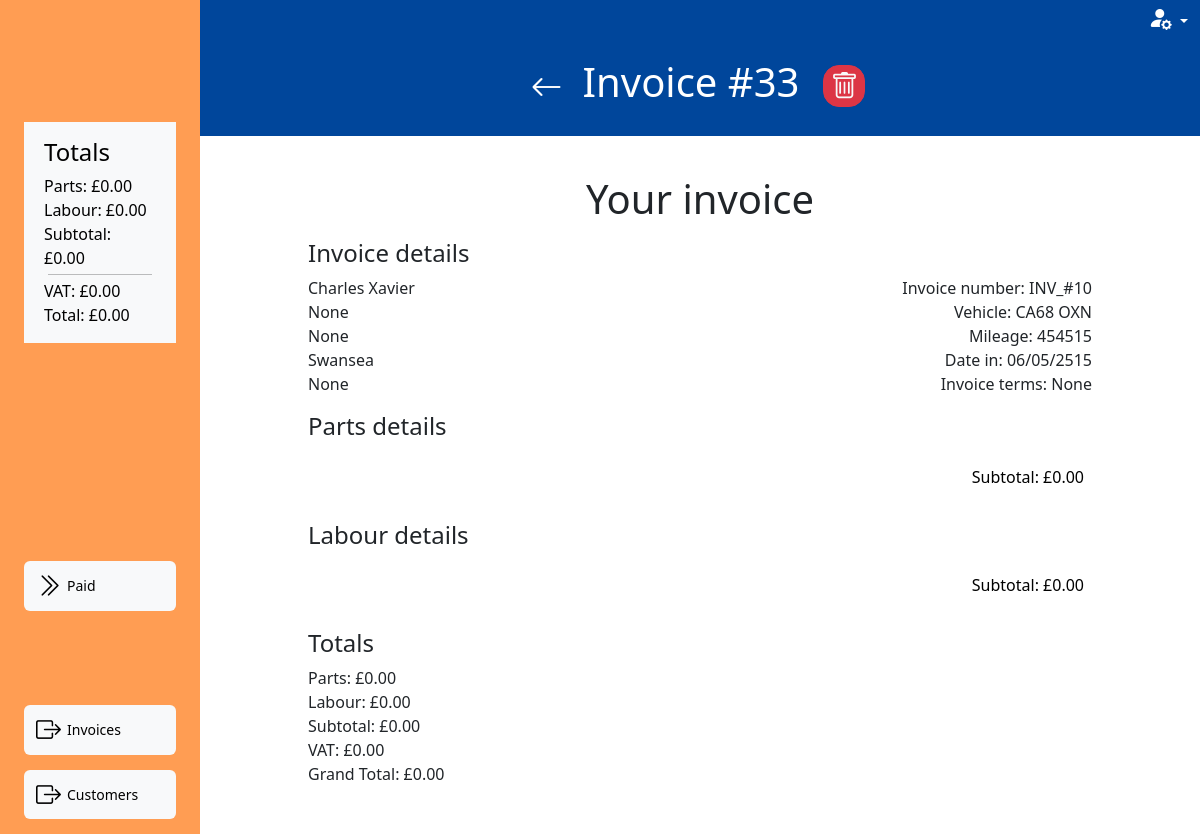
Page /invoices/invoice_select/1c1d1e6b7e47 on the committed database.
### invoice/models.py (models this page shows, shortened)
class Invoice(models.Model):
    class InvoiceStatus(models.IntegerChoices):
        WORK_ON_HOLD = 1, 'Work on hold'
        OPEN = 2, 'Open'
        READY_FOR_PROCESSING = 3, 'Ready for processing'
        READY_FOR_VERIFICATION = 4, 'Ready for verification'
        SENT_TO_CUSTOMER = 5, 'Sent to customer'
        COMPLETE = 6, 'Complete'
    inv_number = models.CharField(
        max_length=10, null=True, editable=False)
    inv_integer = models.PositiveIntegerField(null=True, editable=False)
    customer = models.ForeignKey(
        Customer, on_delete=models.PROTECT, related_name='invoices',
        blank=True, null=True)
    vehicle = models.ForeignKey(
        Vehicle, on_delete=models.PROTECT, related_name='invoices',
        blank=True, null=True)
    date_in = models.DateTimeField(blank=True, null=True)
    mileage = models.PositiveIntegerField(blank=True, null=True)
    status = models.PositiveSmallIntegerField(
        choices=InvoiceStatus.choices, blank=True, null=True)
    active = models.BooleanField(default=True, blank=True, null=True)
    parts_total = models.PositiveIntegerField(blank=True, null=True)
    labour_total = models.PositiveIntegerField(blank=True, null=True)
    subtotal = models.PositiveIntegerField(blank=True, null=True)
    vat_total = models.PositiveIntegerField(blank=True, null=True)
    grand_total = models.PositiveIntegerField(blank=True, null=True)
    slug = models.SlugField(max_length=100, unique=True, blank=False, null=False)
    unique_id = models.CharField(null=True, blank=True, max_length=100)
    def __str__(self):
        if self.inv_integer:
            result = f'{self.customer} - {self.vehicle} - {self.inv_number}'
        elif self.customer and self.vehicle:
            result = f'{self.customer} - {self.vehicle} - ({self.unique_id})'
        elif self.customer or self.vehicle:
            result = f'{self.customer or self.vehicle} - ({self.unique_id})'
        else:
            result = f'Blank invoice - ({self.unique_id})'
        return result

### customer/models.py (models this page shows, shortened)
class Customer(models.Model):
    class CustomerType(models.IntegerChoices):
        TRADE = 1, 'Trade'
        PRIVATE = 2, 'Private'
    class PaymentTerms(models.IntegerChoices):
        PIA = 1, 'Payment in advance'
        NET_7 = 2, '7 days'
        NET_14 = 3, '14 days'
        NET_30 = 4, '30 days'
        NET_60 = 5, '60 days'
    name = models.CharField(max_length=20, blank=False, null=False)
    friendly_name = models.CharField(max_length=10, blank=True, null=True)
    type = models.PositiveSmallIntegerField(
        choices=CustomerType.choices, blank=True, null=True)
    address_line_1 = models.CharField(max_length=27, blank=True, null=True)
    address_line_2 = models.CharField(max_length=27, blank=True, null=True)
    city_region = models.CharField(max_length=27, blank=True, null=True)
    postcode = models.CharField(max_length=10, blank=True, null=True)
    contact_number_primary = models.CharField(max_length=20, blank=True, null=True)
    email = models.CharField(max_length=20, blank=True, null=True)
    payment_terms = models.PositiveSmallIntegerField(
        choices=PaymentTerms.choices, blank=True, null=True)
    active = models.BooleanField(default=True, blank=True, null=True)
    slug = models.SlugField(max_length=100, unique=True, blank=False, null=False)
    def __str__(self):
        return self.name

class Vehicle(models.Model):
    customer = models.ForeignKey(
        Customer, blank=False, null=False, on_delete=models.CASCADE)
    registration = models.CharField(max_length=10, null=False, blank=False)
    make = models.CharField(max_length=27, blank=True, null=True)
    model = models.CharField(max_length=27, blank=True, null=True)
    active = models.BooleanField(default=True, blank=True, null=True)
    slug = models.SlugField(max_length=100, unique=True, blank=False, null=False)
    def __str__(self):
        return self.registration

### invoice/views.py (the view)
# urls.py: path('invoice_select/<slug:slug>', views.invoice_summary, name='invoice_summary'),
def invoice_summary(request, slug):
    invoice = get_object_or_404(Invoice, slug=slug)
    invoice_form = InvoiceForm(instance=invoice)
    parts = Part.objects.filter(invoice=invoice.id)
    part_formset = PartFormSet(queryset=parts, instance=invoice, prefix='parts')
    part_formset.helper = BasePartFormSetHelper()
    labour = Labour.objects.filter(invoice=invoice.id)
    labour_formset = LabourFormSet(queryset=labour, instance=invoice, prefix='labour')
    labour_formset.helper = BaseLabourFormSetHelper()
    if request.method == 'POST':
        if 'parts-TOTAL_FORMS' in request.POST:
            part_formset = PartFormSet(request.POST, queryset=parts, instance=invoice, prefix='parts')
            if part_formset.is_valid():
                instances = part_formset.save(commit=False)
                for form in part_formset:
                    if form.cleaned_data.get('DELETE'):
                        instance=form.instance
                        instance.delete()
                    else:
                        part_formset.save()
                messages.success(request, 'Parts changes saved successfully.')
                return redirect('invoice_summary', slug=slug)
            else:
                messages.error(request, 'Parts form validation failed. Please check your input.')
                return redirect(reverse('invoice_summary', args=[invoice.slug]))
        elif 'labour-TOTAL_FORMS' in request.POST:
            labour = Labour.objects.filter(invoice=invoice.id)
            labour_formset = LabourFormSet(request.POST, queryset=labour, instance=invoice, prefix='labour')
            if labour_formset.is_valid():
                instances = labour_formset.save(commit=False)
                for form in labour_formset:
                    if form.cleaned_data.get('DELETE'):
                        instance = form.instance
                        instance.delete()
                    else:
                        form.save()
                messages.success(request, 'Labour changes saved successfully.')
                return redirect('invoice_summary', slug=slug)
            else:
                messages.error(request, 'Labour form validation failed. Please check your input.')
                return redirect(reverse('invoice_summary', args=[invoice.slug]))
    else:
        part_formset = PartFormSet(queryset=parts, instance=invoice, prefix='parts')
        part_formset.helper = BasePartFormSetHelper()
        labour_formset = LabourFormSet(queryset=labour, instance=invoice, prefix='labour')
        labour_formset.helper = BaseLabourFormSetHelper()
    status_class_map = {
        1: 'light',
        2: 'success',
        3: 'warning',
        4: 'danger',
        5: 'light'
    }
    context = {
        'item': invoice,
        'previous_url': 'invoice_list',
        'part_formset': part_formset,
        'labour_formset': labour_formset,
        'parts_list': parts,
        'labour_list': labour,
        'edit_invoice_form': invoice_form,
        'status_class_map': status_class_map,
        'available_status_map': available_status_full_dict_map
    }
    return render(request, 'invoice/invoice_summary.html', context)

### invoice/templates/invoice/invoice_summary.html (shortened to what this page needs)
{% extends "base_dashboard.html" %}
{% load static %}
{% load crispy_forms_tags %}
{% load custom_tags %}
{% block css %}
{{block.super}}
<link rel="stylesheet" href="{% static 'invoice/css/invoice.css' %}">
{% endblock %}
{% block page_heading %}Invoice #{{item.id}}{% endblock %}
{% block side_menu_top %}
<div class=" bg-light text-black align-self-center flex-fill mt-5">
   <div class="d-md-block d-none px-1  m-3">
    <h4 class="mb-2">Totals</h4>
    <div>
        {% include "includes/invoice_totals.html" %}
    </div>
</div>
</div>
{% endblock %}
{% block side_menu_action_items %}
<form action="{% url 'invoice_list' %}" method="POST" id="invoice_change_status">
    {% with available_status=item.status|get_dict_value:available_status_map %}
        {% for key, desc in available_status.items %}
            {% if key < item.status %}
            {% else %}
            <button type="submit" name="status" value="{{key}}"
                class="btn btn-{{ item.status|get_dict_value:status_class_map }} side-menu-link">
                <i class="bi bi-chevron-double-right"></i>{{desc}}
            </button>
            {% endif %}
        {% endfor %}
    {% endwith %}
</form>
{% endblock side_menu_action_items %}
{% block side_menu_nav_items %}
<a href="{% url 'invoice_list' %}" class="btn side-menu-link btn-light"><i
        class="bi bi-box-arrow-right"></i><span>Invoices</span></a>
<a href="{% url 'customer_list' %}" class="btn side-menu-link btn-light"><i
        class="bi bi-box-arrow-right"></i><span>Customers</span></a>
{% endblock side_menu_nav_items %}
{% block dashboard_content %}
{% if item.status < 5 %}
<div class="invoice-container mb-5">
    <div class="accordion mb-4" id="invoice-accordion">
        <div class="accordion-item">
            <h2 class="accordion-header">
                <button class="accordion-button collapsed" type="button" data-bs-toggle="collapse"
                    data-bs-target="#invoice-accordion-collapseOne" aria-expanded="true"
                    aria-controls="invoice-accordion-collapseOne">
                    Invoice Details
                </button>
            </h2>
            <div id="invoice-accordion-collapseOne" class="accordion-collapse collapse">
                <div class="accordion-body">
                    {% crispy edit_invoice_form %}
                </div>
            </div>
        </div>
        <div class="accordion-item">
            <h2 class="accordion-header">
                <button class="accordion-button" type="button" data-bs-toggle="collapse"
                    data-bs-target="#panelsStayOpen-collapseTwo" aria-expanded="true"
                    aria-controls="panelsStayOpen-collapseTwo">
                    Parts
                </button>
            </h2>
            <div id="panelsStayOpen-collapseTwo" class="accordion-collapse collapse show">
                <div class="accordion-body">
                    <form method="POST" action="{% url 'invoice_summary' slug=item.slug %}">
                        <div>
                            {{ part_formset.management_form }}
                            {% crispy part_formset %}
                            <div class="row">
                                <div class="col-12">
                                    <button type="submit" class="btn btn-primary float-end">Save</button>
                                </div>
                            </div>
                        </div>
                    </form>
                </div>
            </div>
        </div>
        <div class="accordion-item">
            <h2 class="accordion-header">
                <button class="accordion-button" type="button" data-bs-toggle="collapse"
                    data-bs-target="#panelsStayOpen-collapseThree" aria-expanded="false"
                    aria-controls="panelsStayOpen-collapseThree">
                    Labour
                </button>
            </h2>
            <div id="panelsStayOpen-collapseThree" class="accordion-collapse collapse show">
                <div class="accordion-body">
                    <form method="POST" action="{% url 'invoice_summary' slug=item.slug %}">
                        <div>
                            {{ labour_formset.management_form }}
                            {% crispy labour_formset %}
                            <div class="row">
                                <div class="col-12">
                                    <button type="submit" class="btn btn-primary float-end">Save</button>
                                </div>
                            </div>
                        </div>
                    </form>
                </div>
            </div>
        </div>
    </div>
    <div class="row">
        <div class="col-12 d-md-none">
            <div class="invoice-summary-total p-2">
                <p>Totals</p>
            </div>
            <div>
                <div class="card card-body invoice-summary-card">
                    <div class="px-2">
                        {% include "includes/invoice_totals.html" %}
                    </div>
                </div>
            </div>
        </div>
    </div>
</div>
{% else %}
{% include 'includes/invoice_complete.html'%}
{% endif %}
{% endblock %}

### templates/includes/invoice_totals.html
{% load custom_tags %}
Parts: {{item.parts_total|format_currency}}<br>
Labour: {{item.labour_total|format_currency}}<br>
Subtotal: {{item.subtotal|format_currency}}<br>
<hr class="m-1">
VAT: {{item.vat_total|format_currency}}<br>
Total: {{item.grand_total|format_currency}}

### templates/includes/invoice_complete.html (shortened to what this page needs)
{% load custom_tags %}
{% load static %}
<div class="text-center mb-3">
    <h1>Your invoice {{item.invoice_number}}</h1>
</div>
<div class="container">
    <div class="complete-invoice-container px-md-5">
        <div class="row">
            <h4>Invoice details</h4>
            <div class="col-12 col-md-6 mb-3">
                <p>{{item.customer}}</p>
                <p>{{item.customer.address_line_1}}</p>
                <p>{{item.customer.address_line_2}}</p>
                <p>{{item.customer.city_region}}</p>
                <p>{{item.customer.postcode}}</p>
            </div>
            <div class="col-12 col-md-6 mb-3 text-end">
                <p>Invoice number: {{item.inv_number}}</p>
                <p>Vehicle: {{item.vehicle.registration}}</p>
                <p>Mileage: {{item.mileage}}</p>
                <p>Date in: {{item.date_in|date_uk}}</p>
                <p>Invoice terms: {{item.customer.get_payment_terms_display}}</p>
            </div>
        </div>
        <div class="row">
            <h4>Parts details</h4>
            <div class="col-12">
                <div class="table-responsive">
                    <table class="table minimal-table">
                        <tbody>
                            <tr class="bottom-row">
                                <td class="col-6"></td>
                                <td class="col-3 text-end"></td>
                                <td class="col-3 text-end">Subtotal: {{item.parts_total|format_currency}}</td>
                            </tr>
                        </tbody>
                    </table>
                </div>
            </div>
        </div>
        <div class="row">
            <h4>Labour details</h4>
            <div class="col-12">
                <div class="table-responsive">
                    <table class="table minimal-table">
                        <tbody>
                            <tr class="bottom-row">
                                <td class="col-6"></td>
                                <td class="col-3 text-end"></td>
                                <td class="col-3 text-end">Subtotal: {{item.labour_total|format_currency}}</td>
                            </tr>
                        </tbody>
                    </table>
                </div>
            </div>
        </div>
        <div class="row mb-5">
            <div class="col-12">
                <h4 class="">Totals</h4>
                <div class="">
                    <p>Parts: {{item.parts_total|format_currency}}</p>
                    <p>Labour: {{item.labour_total|format_currency}}</p>
                    <p>Subtotal: {{item.subtotal|format_currency}}</p>
                    <p>VAT: {{item.vat_total|format_currency}}</p>
                    <p>Grand Total: {{item.grand_total|format_currency}}</p>
                </div>
            </div>
        </div>
    </div>
</div>

### rows in the picture
Invoice: parts_total "£0.00", labour_total "£0.00", subtotal "£0.00", vat_total "£0.00", grand_total "£0.00", id "33", customer "Charles Xavier", customer.address_line_1 "None", customer.address_line_2 "None", customer.city_region "Swansea", customer.postcode "None", inv_number "INV_#10", vehicle.registration "CA68 OXN", mileage "454515", date_in "06/05/2515", customer.payment_terms "None"

### other values in the picture
{{ desc }} "Paid"
